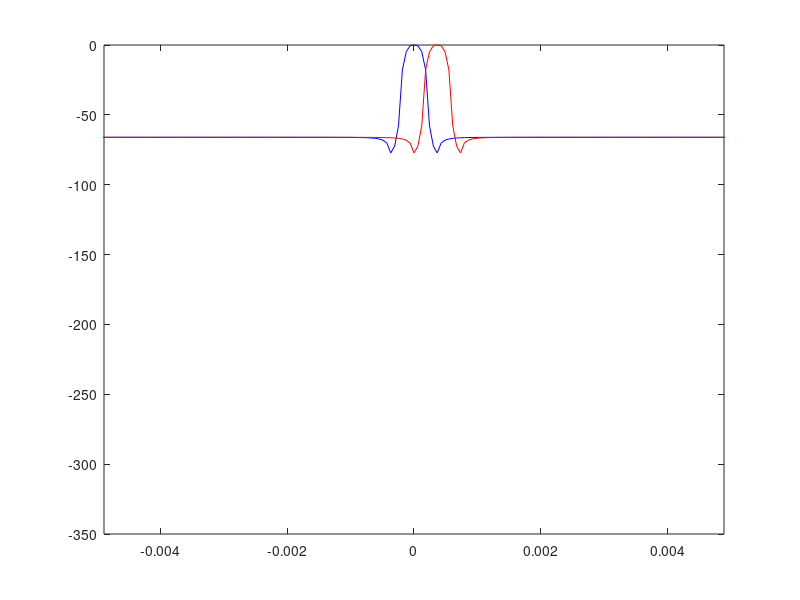

The MATLAB source for this figure: (Note: this script raises an error after producing the figure.)
%%
% Polyphase Filter Bank: PFB的Matlab实现
%%
clear; clc;

M = 4096;
% M=8;R = 20;
R = 4;
P = 40;

L = M*R*P;
N = M*R-1;
%%
% 设计滤波器
Fp = 1/M;
Fst = 1.5/M;
Bf = 2/M;
Fc = 1.2/M;
% f = [0 Fp Fst 1];
% a = [1 1 0 0];
% h = firpm(N,f,a);
h = fir1(N,Fc,'low',chebwin(N+1,50));
%%
het1=exp(1i*2*pi*(0:N)*Fst);
het2=exp(1i*2*pi*(0:N)*(-Fst));
het3=exp(1i*2*pi*(0:N)*(2*Fst));
h1 = h.*het1;
h2 = h.*het2;
h3 = h.*het3;
r=1;
figure(r);r=r+1;
plot((-0.5:1/(M*R):.5-1/(M*R)),fftshift(20*log10(abs(fft(h,M*R)))),'b')
hold on
plot((-0.5:1/(M*R):.5-1/(M*R)),fftshift(20*log10(abs(fft(h1,(M*R))))),'r')
% hold on
% plot((-0.5:1/2048:.5-1/2048),fftshift(20*log10(abs(fft(h2,2048)))),'k')
% hold on
% plot((-0.5:1/2048:.5-1/2048),fftshift(20*log10(abs(fft(h3,2048)))),'g')
% grid on
xlim([-10*Bf 10*Bf])
% Ap = 1;
% Astop = 40;
% Hf = fdesign.lowpass('N,Fc',N,Fc);
% % Hf = fdesign.lowpass('Fp,Fst,Ap,Ast');
% Hd2 = design(Hf,'window','window',{@chebwin,50}, ...
%             'systemobject',true);
% % hfvt = fvtool(Hd2,'Color','White');
% h = Hd2.Numerator;




%%

B = 2*pi/M;
w0 = 6*B;
w1 = w0+B/64;
w2 = w0-B/64;
% x = exp(1i*w0*(0:L-1))+1.5*exp(1i*w1*(0:L-1))+4*exp(1i*w2*(0:L-1));
x = exp(1i*w0*(0:L-1));

y_fir = pfb_fir(x,h,M,R,1,1);
% y_fir = pfb_fir_maxd(x,h,M,R);
y_pfb = pfb_fft(y_fir);
% y_os2v1_fir = os2v1_pfb_fir(x,h,M,R);
% y_os2v1_pfb = pfb_fft(y_os2v1_fir);
disp('end here.')
%%
tp= 2*R;
figure(r);r=r+1;
% stem(abs(y_pfb(:,tp)),'r*')
% hold on
% [m,n]=size(y_os2v1_fir);
stem(0:M-1,abs(y_pfb(:,tp)),'b')
xlim([0 10])
% error = abs(y_os2v1_pfb-y_pfb);
% plot(reshape(error,[m*n,1]),'k-');
%%
%PFB的频率响应：在全带宽[0,2*pi]生成多个复正弦信号，以扫频方式画出每个正弦信号的频率响应。
fspan = linspace(0,M*B,8*101);
t=(0:M*R*P-1);
chan = zeros(M,length(fspan));
chan_os = zeros(M,length(fspan));

for k = 1:length(fspan)
    z = exp(1i*fspan(k)*t);   
    Z = pfb_fft(pfb_fir(z,h,M,R,1,1));
    Z2 = pfb_fft(pfb_fir(z,h,M,R,2,1));
    for p = 1:M
        chan(p,k) = abs(Z(p,tp));
        chan_os(p,k) = abs(Z2(p,tp));
    end
end
%%
figure(r);r=r+1;
for kk = 1:2
    plot(fspan/pi, db(chan(kk,:)))
    hold on
end

xlim([0,fspan(end)/pi])
ylim([-150 1])
xlabel('Normalized frequency: (\times \pi /rad/sample)')
ylabel('Channel Magnitude: dB')
grid on

figure(r);r=r+1;
for kk = 1:2
    plot(fspan/pi, db(chan_os(kk,:)))
    hold on
end
% plot(fspan/pi, db(chan(2,:)))
xlim([0,fspan(end)/pi])
ylim([-150 1])
xlabel('Normalized frequency: (\times \pi /rad/sample)')
ylabel('Channel Magnitude: dB')
grid on

%%

